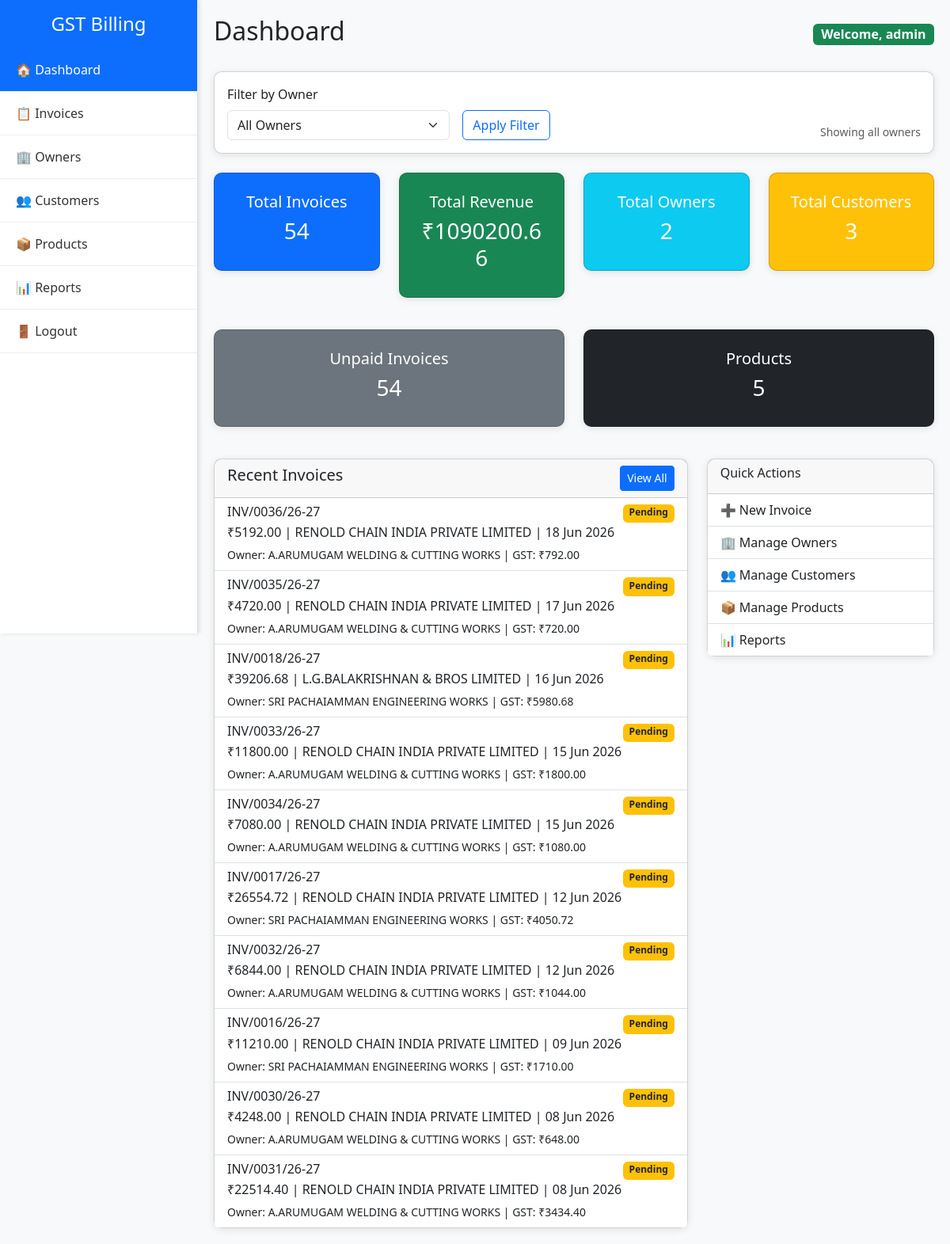
/main/dashboard (signed in), run on the app's committed database.
### MultipleFiles/models.py (models this page shows, shortened)
class User(db.Model, UserMixin):
    __tablename__ = 'user'
    id = db.Column(db.Integer, primary_key=True)
    username = db.Column(db.String(80), unique=True, nullable=False)
    email = db.Column(db.String(120), unique=True, nullable=False)
    password_hash = db.Column(db.String(128), nullable=False)

class Invoice(db.Model):
    __tablename__ = 'invoice'
    __table_args__ = (
        UniqueConstraint('owner_id', 'invoice_number', name='uq_invoice_owner_number'),
    )
    id = db.Column(db.Integer, primary_key=True)
    series = db.Column(db.String(10), default='INV')
    invoice_number = db.Column(db.String(20), nullable=False)
    po_number = db.Column(db.String(100))
    reference_number = db.Column(db.String(100))
    reference_date = db.Column(db.Date)
    other_references = db.Column(db.String(200))
    date = db.Column(db.Date, default=date.today)
    due_date = db.Column(db.Date)
    customer_id = db.Column(db.Integer, db.ForeignKey('customer.id'), nullable=False)
    owner_id = db.Column(db.Integer, db.ForeignKey('owner.id'))
    place_of_supply = db.Column(db.String(50))
    subtotal_amount = db.Column(db.Float, default=0.0)
    cgst_amount = db.Column(db.Float, default=0.0)
    sgst_amount = db.Column(db.Float, default=0.0)
    igst_amount = db.Column(db.Float, default=0.0)
    total_tax = db.Column(db.Float, default=0.0)
    grand_total = db.Column(db.Float, default=0.0)
    discount_total = db.Column(db.Float, default=0.0)
    status = db.Column(db.String(20), default='Pending')
    notes = db.Column(db.Text)
    items = db.relationship('InvoiceItem', backref='invoice', lazy=True, cascade='all, delete-orphan')
    payments = db.relationship('Payment', backref='invoice', lazy=True, cascade='all, delete-orphan')

class Customer(db.Model):
    __tablename__ = 'customer'
    id = db.Column(db.Integer, primary_key=True)
    name = db.Column(db.String(100), nullable=False)
    email = db.Column(db.String(100))
    phone = db.Column(db.String(20))
    address = db.Column(db.Text)
    gstin = db.Column(db.String(15))
    state = db.Column(db.String(50), nullable=False)
    invoices = db.relationship('Invoice', backref='customer', lazy=True)

class Owner(db.Model):
    __tablename__ = 'owner'
    id = db.Column(db.Integer, primary_key=True)
    name = db.Column(db.String(100), nullable=False)
    gstin = db.Column(db.String(15))
    phone = db.Column(db.String(20))
    state = db.Column(db.String(50), nullable=False)
    address = db.Column(db.Text)
    invoices = db.relationship('Invoice', backref='owner', lazy=True)

### MultipleFiles/routes.py (the view)
@main.route('/dashboard')
@login_required
def dashboard():
    owner_id = request.args.get('owner_id', type=int)
    invoice_query = Invoice.query
    if owner_id:
        invoice_query = invoice_query.filter(Invoice.owner_id == owner_id)
    stats = {
        'total_invoices': invoice_query.count(),
        'total_customers': Customer.query.count(),
        'total_owners': Owner.query.count(),
        'total_products': Product.query.count(),
        'total_revenue': invoice_query.with_entities(func.sum(Invoice.grand_total)).scalar() or 0,
        'unpaid_invoices': invoice_query.filter(Invoice.status != 'Paid').count(),
        'recent_invoices': invoice_query.order_by(Invoice.date.desc()).limit(10).all(),
    }
    owners = Owner.query.order_by(Owner.name).all()
    selected_owner = Owner.query.get(owner_id) if owner_id else None
    stats['selected_owner'] = selected_owner
    stats['owners'] = owners
    return render_template('dashboard.html', **stats)

### MultipleFiles/templates/dashboard.html (shortened to what this page needs)
<!DOCTYPE html>
<html lang="en">
<head>
    <link rel="stylesheet" href="{{ url_for('static', filename='css/invoice.css') }}">
    <link href="https://cdn.jsdelivr.net/npm/bootstrap@5.3.0/dist/css/bootstrap.min.css" rel="stylesheet">
</head>
<body>
<div class="sidebar border-end">
    <h4 class="p-3 mb-0 text-center bg-primary text-white">GST Billing</h4>
    <a href="{{ url_for('main.index') }}" class="active">🏠 Dashboard</a>
    <a href="{{ url_for('main.invoice_list') }}">📋 Invoices</a>
    <a href="{{ url_for('main.owner_list') }}">🏢 Owners</a>
    <a href="{{ url_for('main.customer_list') }}">👥 Customers</a>
    <a href="{{ url_for('main.products') }}">📦 Products</a>
    <a href="{{ url_for('main.reports') }}">📊 Reports</a>
    <a href="{{ url_for('main.logout') }}">🚪 Logout</a>
</div>
<div class="content">
    <div class="d-flex justify-content-between align-items-center mb-4">
        <h2>Dashboard</h2>
        <div>
            <span class="badge bg-success fs-6">Welcome, {{ current_user.username }}</span>
        </div>
    </div>
    <div class="card mb-4">
        <div class="card-body">
            <form method="GET" class="row g-3 align-items-end">
                <div class="col-md-4">
                    <label class="form-label">Filter by Owner</label>
                    <select name="owner_id" class="form-select">
                        <option value="">All Owners</option>
                    </select>
                </div>
                <div class="col-md-4">
                    <button type="submit" class="btn btn-outline-primary">Apply Filter</button>
                </div>
                <div class="col-md-4 text-md-end">
                    <div class="small text-muted">Showing {{ selected_owner.name if selected_owner else 'all owners' }}</div>
                </div>
            </form>
        </div>
    </div>
    <div class="row mb-4">
        <div class="col-md-3 mb-3">
            <div class="card stat-card p-4 bg-primary text-white">
                <h5>Total Invoices</h5>
                <h3>{{ total_invoices }}</h3>
            </div>
        </div>
        <div class="col-md-3 mb-3">
            <div class="card stat-card p-4 bg-success text-white">
                <h5>Total Revenue</h5>
                <h3>₹{{ "%.2f"|format(total_revenue) }}</h3>
            </div>
        </div>
        <div class="col-md-3 mb-3">
            <div class="card stat-card p-4 bg-info text-white">
                <h5>Total Owners</h5>
                <h3>{{ total_owners }}</h3>
            </div>
        </div>
        <div class="col-md-3 mb-3">
            <div class="card stat-card p-4 bg-warning text-white">
                <h5>Total Customers</h5>
                <h3>{{ total_customers }}</h3>
            </div>
        </div>
    </div>
    <div class="row mb-4">
        <div class="col-md-6 mb-3">
            <div class="card stat-card p-4 bg-secondary text-white">
                <h5>Unpaid Invoices</h5>
                <h3>{{ unpaid_invoices }}</h3>
            </div>
        </div>
        <div class="col-md-6 mb-3">
            <div class="card stat-card p-4 bg-dark text-white">
                <h5>Products</h5>
                <h3>{{ total_products }}</h3>
            </div>
        </div>
    </div>
    <div class="row">
        <div class="col-md-8">
            <div class="card">
                <div class="card-header d-flex justify-content-between">
                    <h5>Recent Invoices</h5>
                    <a href="{{ url_for('main.invoice_list') }}" class="btn btn-primary btn-sm">View All</a>
                </div>
                <ul class="list-group list-group-flush">
                    {% for invoice in recent_invoices %}
                    <li class="list-group-item">
                        <div class="d-flex w-100 justify-content-between">
                            <h6 class="mb-1">{{ invoice.invoice_number }}</h6>
                            <span class="badge {{ 'bg-success' if invoice.status == 'Paid' else 'bg-warning text-dark' }}">{{ invoice.status }}</span>
                        </div>
                        <p class="mb-1">₹{{ "%.2f"|format(invoice.grand_total) }} | {{ invoice.customer.name }} | {{ invoice.date.strftime('%d %b %Y') }}</p>
                        <small>Owner: {{ invoice.owner.name if invoice.owner else '-' }} | GST: ₹{{ "%.2f"|format(invoice.total_tax) }}</small>
                    </li>
                    {% else %}
                    <li class="list-group-item text-center text-muted py-4">
                        No recent invoices. <a href="{{ url_for('main.invoice_create') }}">Create one</a>
                    </li>
                    {% endfor %}
                </ul>
            </div>
        </div>
        <div class="col-md-4">
            <div class="card">
                <div class="card-header">
                    <h6>Quick Actions</h6>
                </div>
                <div class="list-group list-group-flush">
                    <a href="{{ url_for('main.invoice_create') }}" class="list-group-item list-group-item-action">➕ New Invoice</a>
                    <a href="{{ url_for('main.owner_list') }}" class="list-group-item list-group-item-action">🏢 Manage Owners</a>
                    <a href="{{ url_for('main.customer_list') }}" class="list-group-item list-group-item-action">👥 Manage Customers</a>
                    <a href="{{ url_for('main.products') }}" class="list-group-item list-group-item-action">📦 Manage Products</a>
                    <a href="{{ url_for('main.reports') }}" class="list-group-item list-group-item-action">📊 Reports</a>
                </div>
            </div>
        </div>
    </div>
</div>
</body>
</html>

### MultipleFiles/static/css/invoice.css (style rules this page uses)
body { font-family: 'Segoe UI', Tahoma, Geneva, Verdana, sans-serif; }
.btn { padding: 8px 16px; }
.text-center { text-align: center !important; }

### MultipleFiles/templates/dashboard.html (style rules this page uses)
body { background-color: #f8f9fa; }
.sidebar { height: 100vh; width: 250px; background-color: #fff; position: fixed; box-shadow: 2px 0 5px rgba(0,0,0,0.1); }
.sidebar a { display: block; padding: 15px 20px; color: #333; text-decoration: none; border-bottom: 1px solid #eee; }
.sidebar a.active, .sidebar a:hover { background-color: #0d6efd; color: white; }
.content { margin-left: 250px; padding: 20px; }
.card { border-radius: 10px; box-shadow: 0 2px 10px rgba(0,0,0,0.1); }
.stat-card { text-align: center; }

### data on the page
User: username "admin"
Invoice: invoice_number "INV/0036/26-27", status "Pending", grand_total "5192.00", customer.name "RENOLD CHAIN INDIA PRIVATE LIMITED", date "18 Jun 2026", owner "A.ARUMUGAM WELDING & CUTTING WORKS", total_tax "792.00"
Invoice: invoice_number "INV/0035/26-27", status "Pending", grand_total "4720.00", customer.name "RENOLD CHAIN INDIA PRIVATE LIMITED", date "17 Jun 2026", owner "A.ARUMUGAM WELDING & CUTTING WORKS", total_tax "720.00"
Invoice: invoice_number "INV/0018/26-27", status "Pending", grand_total "39206.68", customer.name "L.G.BALAKRISHNAN & BROS LIMITED", date "16 Jun 2026", owner "SRI PACHAIAMMAN ENGINEERING WORKS", total_tax "5980.68"
Invoice: invoice_number "INV/0033/26-27", status "Pending", grand_total "11800.00", customer.name "RENOLD CHAIN INDIA PRIVATE LIMITED", date "15 Jun 2026", owner "A.ARUMUGAM WELDING & CUTTING WORKS", total_tax "1800.00"
Invoice: invoice_number "INV/0034/26-27", status "Pending", grand_total "7080.00", customer.name "RENOLD CHAIN INDIA PRIVATE LIMITED", date "15 Jun 2026", owner "A.ARUMUGAM WELDING & CUTTING WORKS", total_tax "1080.00"
Invoice: invoice_number "INV/0017/26-27", status "Pending", grand_total "26554.72", customer.name "RENOLD CHAIN INDIA PRIVATE LIMITED", date "12 Jun 2026", owner "SRI PACHAIAMMAN ENGINEERING WORKS", total_tax "4050.72"
Invoice: invoice_number "INV/0032/26-27", status "Pending", grand_total "6844.00", customer.name "RENOLD CHAIN INDIA PRIVATE LIMITED", date "12 Jun 2026", owner "A.ARUMUGAM WELDING & CUTTING WORKS", total_tax "1044.00"
Invoice: invoice_number "INV/0016/26-27", status "Pending", grand_total "11210.00", customer.name "RENOLD CHAIN INDIA PRIVATE LIMITED", date "09 Jun 2026", owner "SRI PACHAIAMMAN ENGINEERING WORKS", total_tax "1710.00"
Invoice: invoice_number "INV/0030/26-27", status "Pending", grand_total "4248.00", customer.name "RENOLD CHAIN INDIA PRIVATE LIMITED", date "08 Jun 2026", owner "A.ARUMUGAM WELDING & CUTTING WORKS", total_tax "648.00"
Invoice: invoice_number "INV/0031/26-27", status "Pending", grand_total "22514.40", customer.name "RENOLD CHAIN INDIA PRIVATE LIMITED", date "08 Jun 2026", owner "A.ARUMUGAM WELDING & CUTTING WORKS", total_tax "3434.40"

### other printed values
{{ selected_owner.name if selected_owner else 'all owners' }} "all owners"
{{ total_invoices }} "54"
{{ "%.2f"|format(total_revenue) }} "1090200.66"
{{ total_owners }} "2"
{{ total_customers }} "3"
{{ unpaid_invoices }} "54"
{{ total_products }} "5"
